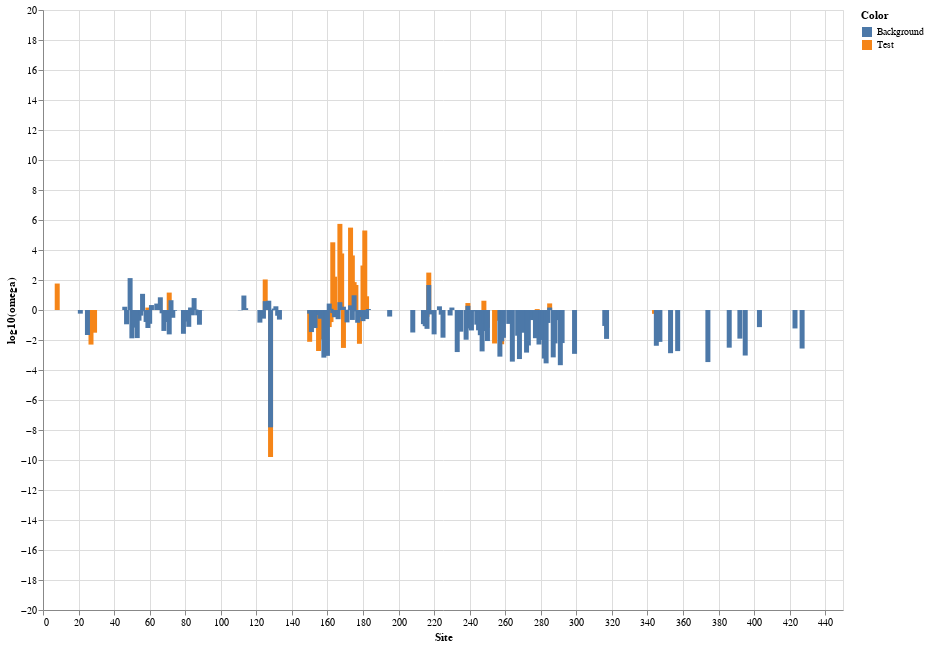

Source (notebook cell):
### Code cell
source = df_Test

line1 = alt.Chart(source).mark_bar().encode(
    x='Site',
    y=alt.Y('log10(omega)', scale=alt.Scale(domain=(-20, 20), clamp=True)),
    color="Color"
).properties(
    width=800,
    height=600)

#alt.Y('omega', scale=alt.Scale(domain=(0, 10), clamp=True)
source = df_Background
line2 = alt.Chart(source).mark_bar().encode(
    x='Site',
    y=alt.Y('log10(omega)', scale=alt.Scale(domain=(-20, 20), clamp=True)),
    color="Color"
).properties(
    width=800,
    height=600)


line1 + line2

### Figure 1 — Vega-Lite specification as saved in the notebook (floating-point values rounded to 4 significant figures; data arrays with more than 128 entries replaced by an {"elided": "..."} marker saying what was removed)
{"config": {"view": {"continuousWidth": 400, "continuousHeight": 300}}, "layer": [{"data": {"name": "data-e5c4620d670aba3f550606b698a28909"}, "mark": "bar", "encoding": {"color": {"type": "nominal", "field": "Color"}, "x": {"type": "quantitative", "field": "Site"}, "y": {"type": "quantitative", "field": "log10(omega)", "scale": {"clamp": true, "domain": [-20, 20]}}}, "height": 600, "width": 800}, {"data": {"name": "data-d2162d54e43eb7064cf7e90e5625d1ec"}, "mark": "bar", "encoding": {"color": {"type": "nominal", "field": "Color"}, "x": {"type": "quantitative", "field": "Site"}, "y": {"type": "quantitative", "field": "log10(omega)", "scale": {"clamp": true, "domain": [-20, 20]}}}, "height": 600, "width": 800}], "$schema": "https://vega.github.io/schema/vega-lite/v4.8.1.json", "datasets": {"data-e5c4620d670aba3f550606b698a28909": {"elided": "449 records"}, "data-d2162d54e43eb7064cf7e90e5625d1ec": {"elided": "449 records"}}}
